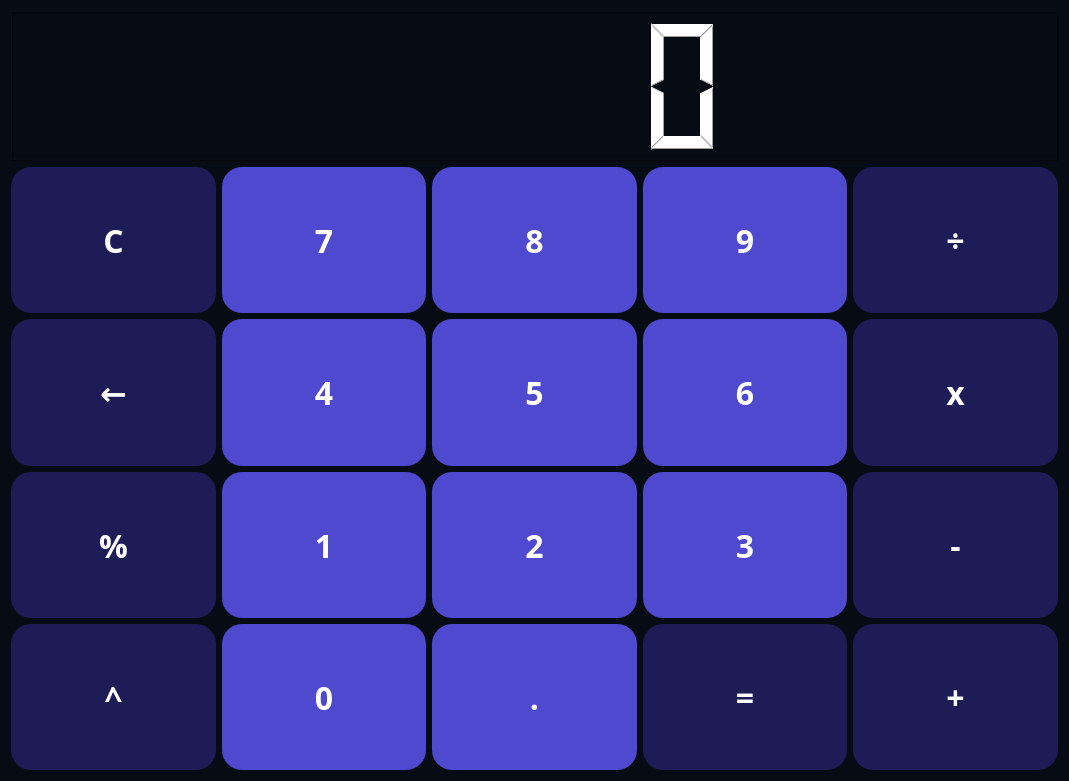
<?xml version="1.0" encoding="UTF-8"?>
<ui version="4.0">
 <class>Form</class>
 <widget class="QWidget" name="Form">
  <property name="geometry">
   <rect>
    <x>0</x>
    <y>0</y>
    <width>1069</width>
    <height>781</height>
   </rect>
  </property>
  <property name="windowTitle">
   <string>Form</string>
  </property>
  <property name="styleSheet">
   <string notr="true">background: #070B14;
color: white;</string>
  </property>
  <layout class="QVBoxLayout" name="verticalLayout">
   <item>
    <widget class="QLCDNumber" name="calculator_screen">
     <property name="minimumSize">
      <size>
       <width>0</width>
       <height>150</height>
      </size>
     </property>
     <property name="font">
      <font>
       <family>Plus Jakarta Sans ExtraBold</family>
       <pointsize>28</pointsize>
       <weight>75</weight>
       <bold>true</bold>
      </font>
     </property>
    </widget>
   </item>
   <item>
    <layout class="QGridLayout" name="gridLayout">
     <item row="0" column="1">
      <widget class="QPushButton" name="number_7_button">
       <property name="sizePolicy">
        <sizepolicy hsizetype="Minimum" vsizetype="Minimum">
         <horstretch>100</horstretch>
         <verstretch>100</verstretch>
        </sizepolicy>
       </property>
       <property name="minimumSize">
        <size>
         <width>200</width>
         <height>100</height>
        </size>
       </property>
       <property name="font">
        <font>
         <family>Plus Jakarta Sans</family>
         <pointsize>24</pointsize>
         <weight>75</weight>
         <bold>true</bold>
        </font>
       </property>
       <property name="styleSheet">
        <string notr="true">background: #4F49CF;
color: white;
border: 0;
border-radius: 20px;</string>
       </property>
       <property name="text">
        <string>7</string>
       </property>
      </widget>
     </item>
     <item row="1" column="1">
      <widget class="QPushButton" name="number_4_button">
       <property name="sizePolicy">
        <sizepolicy hsizetype="Minimum" vsizetype="Minimum">
         <horstretch>100</horstretch>
         <verstretch>100</verstretch>
        </sizepolicy>
       </property>
       <property name="minimumSize">
        <size>
         <width>200</width>
         <height>100</height>
        </size>
       </property>
       <property name="font">
        <font>
         <family>Plus Jakarta Sans</family>
         <pointsize>24</pointsize>
         <weight>75</weight>
         <bold>true</bold>
        </font>
       </property>
       <property name="styleSheet">
        <string notr="true">background: #4F49CF;
color: white;
border: 0;
border-radius: 20px;</string>
       </property>
       <property name="text">
        <string>4</string>
       </property>
      </widget>
     </item>
     <item row="0" column="2">
      <widget class="QPushButton" name="number_8_button">
       <property name="sizePolicy">
        <sizepolicy hsizetype="Minimum" vsizetype="Minimum">
         <horstretch>100</horstretch>
         <verstretch>100</verstretch>
        </sizepolicy>
       </property>
       <property name="minimumSize">
        <size>
         <width>200</width>
         <height>100</height>
        </size>
       </property>
       <property name="font">
        <font>
         <family>Plus Jakarta Sans</family>
         <pointsize>24</pointsize>
         <weight>75</weight>
         <bold>true</bold>
        </font>
       </property>
       <property name="styleSheet">
        <string notr="true">background: #4F49CF;
color: white;
border: 0;
border-radius: 20px;</string>
       </property>
       <property name="text">
        <string>8</string>
       </property>
      </widget>
     </item>
     <item row="1" column="2">
      <widget class="QPushButton" name="number_5_button">
       <property name="sizePolicy">
        <sizepolicy hsizetype="Minimum" vsizetype="Minimum">
         <horstretch>100</horstretch>
         <verstretch>100</verstretch>
        </sizepolicy>
       </property>
       <property name="minimumSize">
        <size>
         <width>200</width>
         <height>100</height>
        </size>
       </property>
       <property name="font">
        <font>
         <family>Plus Jakarta Sans</family>
         <pointsize>24</pointsize>
         <weight>75</weight>
         <bold>true</bold>
        </font>
       </property>
       <property name="styleSheet">
        <string notr="true">background: #4F49CF;
color: white;
border: 0;
border-radius: 20px;</string>
       </property>
       <property name="text">
        <string>5</string>
       </property>
      </widget>
     </item>
     <item row="2" column="2">
      <widget class="QPushButton" name="number_2_button">
       <property name="sizePolicy">
        <sizepolicy hsizetype="Minimum" vsizetype="Minimum">
         <horstretch>100</horstretch>
         <verstretch>100</verstretch>
        </sizepolicy>
       </property>
       <property name="minimumSize">
        <size>
         <width>200</width>
         <height>100</height>
        </size>
       </property>
       <property name="font">
        <font>
         <family>Plus Jakarta Sans</family>
         <pointsize>24</pointsize>
         <weight>75</weight>
         <bold>true</bold>
        </font>
       </property>
       <property name="styleSheet">
        <string notr="true">background: #4F49CF;
color: white;
border: 0;
border-radius: 20px;</string>
       </property>
       <property name="text">
        <string>2</string>
       </property>
      </widget>
     </item>
     <item row="3" column="1">
      <widget class="QPushButton" name="number_0_button">
       <property name="sizePolicy">
        <sizepolicy hsizetype="Minimum" vsizetype="Minimum">
         <horstretch>100</horstretch>
         <verstretch>100</verstretch>
        </sizepolicy>
       </property>
       <property name="minimumSize">
        <size>
         <width>200</width>
         <height>100</height>
        </size>
       </property>
       <property name="font">
        <font>
         <family>Plus Jakarta Sans</family>
         <pointsize>24</pointsize>
         <weight>75</weight>
         <bold>true</bold>
        </font>
       </property>
       <property name="styleSheet">
        <string notr="true">background: #4F49CF;
color: white;
border: 0;
border-radius: 20px;</string>
       </property>
       <property name="text">
        <string>0</string>
       </property>
      </widget>
     </item>
     <item row="2" column="1">
      <widget class="QPushButton" name="number_1_button">
       <property name="sizePolicy">
        <sizepolicy hsizetype="Minimum" vsizetype="Minimum">
         <horstretch>100</horstretch>
         <verstretch>100</verstretch>
        </sizepolicy>
       </property>
       <property name="minimumSize">
        <size>
         <width>200</width>
         <height>100</height>
        </size>
       </property>
       <property name="font">
        <font>
         <family>Plus Jakarta Sans</family>
         <pointsize>24</pointsize>
         <weight>75</weight>
         <bold>true</bold>
        </font>
       </property>
       <property name="styleSheet">
        <string notr="true">background: #4F49CF;
color: white;
border: 0;
border-radius: 20px;</string>
       </property>
       <property name="text">
        <string>1</string>
       </property>
      </widget>
     </item>
     <item row="3" column="3">
      <widget class="QPushButton" name="equal_button">
       <property name="sizePolicy">
        <sizepolicy hsizetype="Minimum" vsizetype="Minimum">
         <horstretch>100</horstretch>
         <verstretch>100</verstretch>
        </sizepolicy>
       </property>
       <property name="minimumSize">
        <size>
         <width>200</width>
         <height>100</height>
        </size>
       </property>
       <property name="font">
        <font>
         <family>Plus Jakarta Sans</family>
         <pointsize>24</pointsize>
         <weight>75</weight>
         <bold>true</bold>
        </font>
       </property>
       <property name="styleSheet">
        <string notr="true">background: #1D1C56;
color: white;
border: 0;
border-radius: 20px;</string>
       </property>
       <property name="text">
        <string>=</string>
       </property>
      </widget>
     </item>
     <item row="3" column="2">
      <widget class="QPushButton" name="point_button">
       <property name="sizePolicy">
        <sizepolicy hsizetype="Minimum" vsizetype="Minimum">
         <horstretch>100</horstretch>
         <verstretch>100</verstretch>
        </sizepolicy>
       </property>
       <property name="minimumSize">
        <size>
         <width>200</width>
         <height>100</height>
        </size>
       </property>
       <property name="font">
        <font>
         <family>Plus Jakarta Sans</family>
         <pointsize>24</pointsize>
         <weight>75</weight>
         <bold>true</bold>
        </font>
       </property>
       <property name="styleSheet">
        <string notr="true">background: #4F49CF;
color: white;
border: 0;
border-radius: 20px;</string>
       </property>
       <property name="text">
        <string>.</string>
       </property>
      </widget>
     </item>
     <item row="1" column="0">
      <widget class="QPushButton" name="backspace_button">
       <property name="sizePolicy">
        <sizepolicy hsizetype="Minimum" vsizetype="Minimum">
         <horstretch>100</horstretch>
         <verstretch>100</verstretch>
        </sizepolicy>
       </property>
       <property name="minimumSize">
        <size>
         <width>200</width>
         <height>100</height>
        </size>
       </property>
       <property name="font">
        <font>
         <family>Plus Jakarta Sans</family>
         <pointsize>24</pointsize>
         <weight>75</weight>
         <bold>true</bold>
        </font>
       </property>
       <property name="styleSheet">
        <string notr="true">background: #1D1C56;
color: white;
border: 0;
border-radius: 20px;</string>
       </property>
       <property name="text">
        <string>←</string>
       </property>
      </widget>
     </item>
     <item row="0" column="3">
      <widget class="QPushButton" name="number_9_button">
       <property name="sizePolicy">
        <sizepolicy hsizetype="Minimum" vsizetype="Minimum">
         <horstretch>100</horstretch>
         <verstretch>100</verstretch>
        </sizepolicy>
       </property>
       <property name="minimumSize">
        <size>
         <width>200</width>
         <height>100</height>
        </size>
       </property>
       <property name="font">
        <font>
         <family>Plus Jakarta Sans</family>
         <pointsize>24</pointsize>
         <weight>75</weight>
         <bold>true</bold>
        </font>
       </property>
       <property name="styleSheet">
        <string notr="true">background: #4F49CF;
color: white;
border: 0;
border-radius: 20px;</string>
       </property>
       <property name="text">
        <string>9</string>
       </property>
      </widget>
     </item>
     <item row="2" column="3">
      <widget class="QPushButton" name="number_3_button">
       <property name="sizePolicy">
        <sizepolicy hsizetype="Minimum" vsizetype="Minimum">
         <horstretch>100</horstretch>
         <verstretch>100</verstretch>
        </sizepolicy>
       </property>
       <property name="minimumSize">
        <size>
         <width>200</width>
         <height>100</height>
        </size>
       </property>
       <property name="font">
        <font>
         <family>Plus Jakarta Sans</family>
         <pointsize>24</pointsize>
         <weight>75</weight>
         <bold>true</bold>
        </font>
       </property>
       <property name="styleSheet">
        <string notr="true">background: #4F49CF;
color: white;
border: 0;
border-radius: 20px;</string>
       </property>
       <property name="text">
        <string>3</string>
       </property>
      </widget>
     </item>
     <item row="1" column="3">
      <widget class="QPushButton" name="number_6_button">
       <property name="sizePolicy">
        <sizepolicy hsizetype="Minimum" vsizetype="Minimum">
         <horstretch>100</horstretch>
         <verstretch>100</verstretch>
        </sizepolicy>
       </property>
       <property name="minimumSize">
        <size>
         <width>200</width>
         <height>100</height>
        </size>
       </property>
       <property name="font">
        <font>
         <family>Plus Jakarta Sans</family>
         <pointsize>24</pointsize>
         <weight>75</weight>
         <bold>true</bold>
        </font>
       </property>
       <property name="styleSheet">
        <string notr="true">background: #4F49CF;
color: white;
border: 0;
border-radius: 20px;</string>
       </property>
       <property name="text">
        <string>6</string>
       </property>
      </widget>
     </item>
     <item row="2" column="0">
      <widget class="QPushButton" name="porcent_button">
       <property name="sizePolicy">
        <sizepolicy hsizetype="Minimum" vsizetype="Minimum">
         <horstretch>100</horstretch>
         <verstretch>100</verstretch>
        </sizepolicy>
       </property>
       <property name="minimumSize">
        <size>
         <width>200</width>
         <height>100</height>
        </size>
       </property>
       <property name="font">
        <font>
         <family>Plus Jakarta Sans</family>
         <pointsize>24</pointsize>
         <weight>75</weight>
         <bold>true</bold>
        </font>
       </property>
       <property name="styleSheet">
        <string notr="true">background: #1D1C56;
color: white;
border: 0;
border-radius: 20px;</string>
       </property>
       <property name="text">
        <string>%</string>
       </property>
      </widget>
     </item>
     <item row="3" column="0">
      <widget class="QPushButton" name="exp_button">
       <property name="sizePolicy">
        <sizepolicy hsizetype="Minimum" vsizetype="Minimum">
         <horstretch>100</horstretch>
         <verstretch>100</verstretch>
        </sizepolicy>
       </property>
       <property name="minimumSize">
        <size>
         <width>200</width>
         <height>100</height>
        </size>
       </property>
       <property name="font">
        <font>
         <family>Plus Jakarta Sans</family>
         <pointsize>24</pointsize>
         <weight>75</weight>
         <bold>true</bold>
        </font>
       </property>
       <property name="styleSheet">
        <string notr="true">background: #1D1C56;
color: white;
border: 0;
border-radius: 20px;</string>
       </property>
       <property name="text">
        <string>^</string>
       </property>
      </widget>
     </item>
     <item row="0" column="0">
      <widget class="QPushButton" name="clear_screen_button">
       <property name="sizePolicy">
        <sizepolicy hsizetype="Minimum" vsizetype="Minimum">
         <horstretch>100</horstretch>
         <verstretch>100</verstretch>
        </sizepolicy>
       </property>
       <property name="minimumSize">
        <size>
         <width>200</width>
         <height>100</height>
        </size>
       </property>
       <property name="font">
        <font>
         <family>Plus Jakarta Sans</family>
         <pointsize>24</pointsize>
         <weight>75</weight>
         <bold>true</bold>
        </font>
       </property>
       <property name="styleSheet">
        <string notr="true">background: #1D1C56;
color: white;
border: 0;
border-radius: 20px;</string>
       </property>
       <property name="text">
        <string>C</string>
       </property>
      </widget>
     </item>
     <item row="0" column="4">
      <widget class="QPushButton" name="division_button">
       <property name="sizePolicy">
        <sizepolicy hsizetype="Minimum" vsizetype="Minimum">
         <horstretch>100</horstretch>
         <verstretch>100</verstretch>
        </sizepolicy>
       </property>
       <property name="minimumSize">
        <size>
         <width>200</width>
         <height>100</height>
        </size>
       </property>
       <property name="font">
        <font>
         <family>Plus Jakarta Sans</family>
         <pointsize>24</pointsize>
         <weight>75</weight>
         <bold>true</bold>
        </font>
       </property>
       <property name="styleSheet">
        <string notr="true">background: #1D1C56;
color: white;
border: 0;
border-radius: 20px;</string>
       </property>
       <property name="text">
        <string>÷</string>
       </property>
      </widget>
     </item>
     <item row="1" column="4">
      <widget class="QPushButton" name="multiplication_button">
       <property name="sizePolicy">
        <sizepolicy hsizetype="Minimum" vsizetype="Minimum">
         <horstretch>100</horstretch>
         <verstretch>100</verstretch>
        </sizepolicy>
       </property>
       <property name="minimumSize">
        <size>
         <width>200</width>
         <height>100</height>
        </size>
       </property>
       <property name="font">
        <font>
         <family>Plus Jakarta Sans</family>
         <pointsize>24</pointsize>
         <weight>75</weight>
         <bold>true</bold>
        </font>
       </property>
       <property name="styleSheet">
        <string notr="true">background: #1D1C56;
color: white;
border: 0;
border-radius: 20px;</string>
       </property>
       <property name="text">
        <string>x</string>
       </property>
      </widget>
     </item>
     <item row="2" column="4">
      <widget class="QPushButton" name="rest_button">
       <property name="sizePolicy">
        <sizepolicy hsizetype="Minimum" vsizetype="Minimum">
         <horstretch>100</horstretch>
         <verstretch>100</verstretch>
        </sizepolicy>
       </property>
       <property name="minimumSize">
        <size>
         <width>200</width>
         <height>100</height>
        </size>
       </property>
       <property name="font">
        <font>
         <family>Plus Jakarta Sans</family>
         <pointsize>24</pointsize>
         <weight>75</weight>
         <bold>true</bold>
        </font>
       </property>
       <property name="styleSheet">
        <string notr="true">background: #1D1C56;
color: white;
border: 0;
border-radius: 20px;</string>
       </property>
       <property name="text">
        <string>-</string>
       </property>
      </widget>
     </item>
     <item row="3" column="4">
      <widget class="QPushButton" name="sum_button">
       <property name="sizePolicy">
        <sizepolicy hsizetype="Minimum" vsizetype="Minimum">
         <horstretch>100</horstretch>
         <verstretch>100</verstretch>
        </sizepolicy>
       </property>
       <property name="minimumSize">
        <size>
         <width>200</width>
         <height>100</height>
        </size>
       </property>
       <property name="font">
        <font>
         <family>Plus Jakarta Sans</family>
         <pointsize>24</pointsize>
         <weight>75</weight>
         <bold>true</bold>
        </font>
       </property>
       <property name="styleSheet">
        <string notr="true">background: #1D1C56;
color: white;
border: 0;
border-radius: 20px;</string>
       </property>
       <property name="text">
        <string>+</string>
       </property>
      </widget>
     </item>
    </layout>
   </item>
  </layout>
 </widget>
 <resources/>
 <connections/>
</ui>
